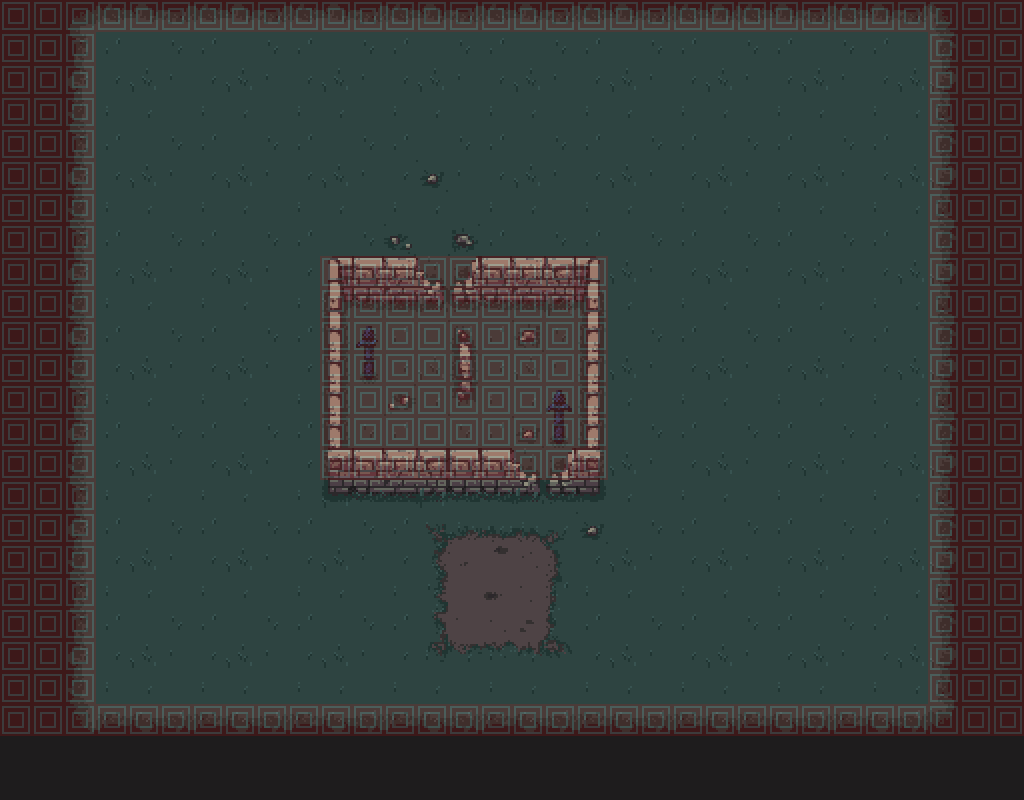

Tiled map render using the project's own tile images. Description and the map definition, with tile-layer contents summarised, below:
An orthogonal 32x25 tile map with 32x32 px tiles, 2 tile layers (world_1, collision), 2 tilesets and 17 objects (8x knight, 4x civilian, 3x grave, player, levelchanger).

<map version="1.0" orientation="orthogonal" renderorder="right-down" width="32" height="25" tilewidth="32" tileheight="32" nextobjectid="18">
 <properties>
  <property name="background_color" value="#898989" />
 </properties>
 <tileset firstgid="1" name="metatiles" tilewidth="32" tileheight="32">
  <image source="collision_tiles.png" width="160" height="32" />
  <tile id="0">
   <properties>
    <property name="type" value="solid" />
   </properties>
  </tile>
  <tile id="1">
   <properties>
    <property name="type" value="lslope" />
   </properties>
  </tile>
  <tile id="2">
   <properties>
    <property name="type" value="rslope" />
   </properties>
  </tile>
  <tile id="3">
   <properties>
    <property name="type" value="platform" />
   </properties>
  </tile>
  <tile id="4">
   <properties>
    <property name="type" value="breakable" />
   </properties>
  </tile>
 </tileset>
 <tileset firstgid="6" name="map_normal_1" tilewidth="32" tileheight="32">
  <image source="world_1_1.png" width="1024" height="1024" />
 </tileset>
 <layer name="world_1" width="32" height="25">
  <data>[800 cells, 800 non-empty, 83 distinct tile ids]</data>
 </layer>
 <layer name="collision" width="32" height="25" opacity="0.14">
  <data>[800 cells, 253 non-empty, 1 distinct tile ids]</data>
 </layer>
 <objectgroup name="entities">
  <object id="1" name="player" x="714" y="352" width="32" height="32" />
  <object id="2" name="knight" x="245" y="157" width="32" height="32" />
  <object id="3" name="knight" x="862" y="67" width="32" height="32" />
  <object id="4" name="knight" x="325" y="91" width="32" height="32" />
  <object id="5" name="knight" x="764" y="97" width="32" height="32" />
  <object id="6" name="knight" x="826" y="546" width="32" height="32" />
  <object id="7" name="knight" x="858" y="608" width="32" height="32" />
  <object id="8" name="knight" x="152" y="121" width="32" height="32" />
  <object id="9" name="knight" x="227" y="56" width="32" height="32" />
  <object id="10" name="grave" x="157" y="579" width="32" height="32" />
  <object id="11" name="grave" x="221" y="640" width="32" height="32" />
  <object id="12" name="grave" x="251" y="546" width="32" height="32" />
  <object id="13" name="civilian" x="603" y="131" width="32" height="32" />
  <object id="14" name="civilian" x="538" y="97" width="32" height="32" />
  <object id="15" name="civilian" x="227" y="384" width="32" height="32" />
  <object id="16" name="civilian" x="142" y="386" width="32" height="32" />
  <object id="17" name="levelchanger" x="434" y="527" width="128" height="128">
   <properties>
    <property name="toLevel" value="level3" />
   </properties>
  </object>
 </objectgroup>
</map>
